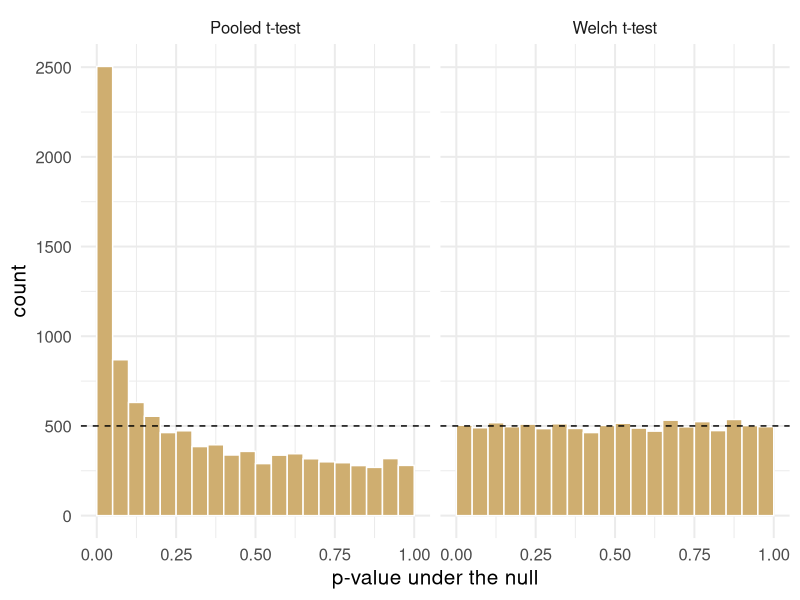
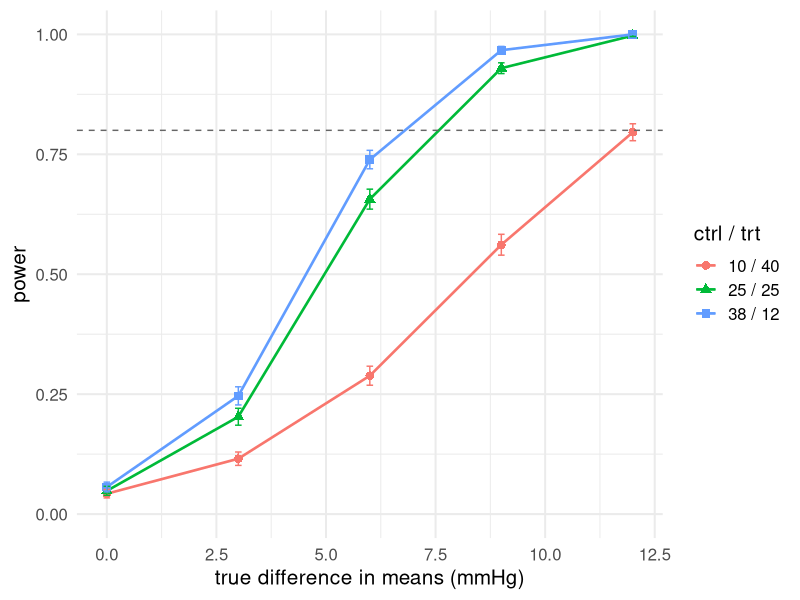
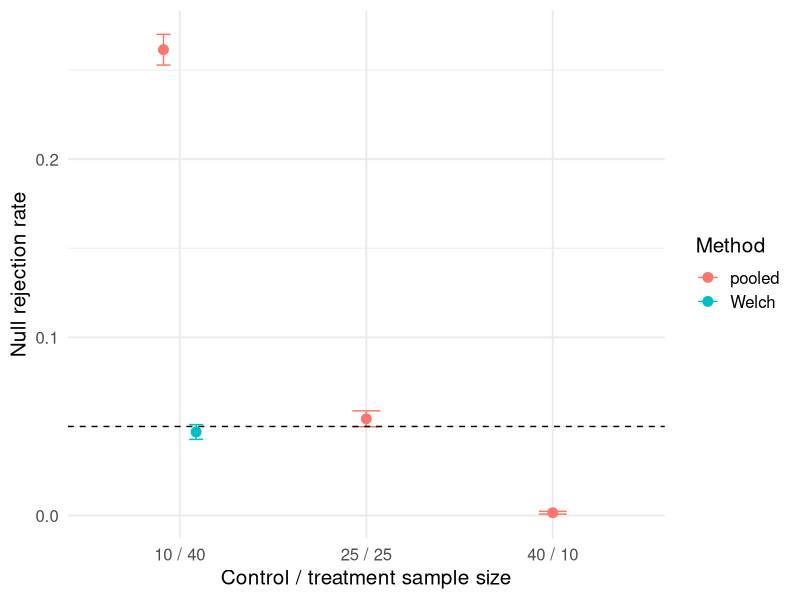

These figures' R source, in order:
## ---- chunk 1
#| label: setup
#| include: false
library(dplyr)
library(ggplot2)
library(knitr)

# Synthetic teaching data for BIOS 6301. Not real patients.
set.seed(6301)
n <- 60
trial <- data.frame(
  id        = sprintf("P%03d", 1:n),
  arm       = rep(c("Placebo", "Treatment"), each = n / 2),
  site      = sample(1:4, n, replace = TRUE),
  age       = round(rnorm(n, 61, 9)),
  sex       = sample(c("F", "M"), n, replace = TRUE),
  weight_kg = round(rnorm(n, 82, 15), 1),
  sbp_0     = round(rnorm(n, 148, 14)),
  stringsAsFactors = FALSE
)
trial$sbp_12 <- round(trial$sbp_0 -
  ifelse(trial$arm == "Treatment", rnorm(n, 14, 8), rnorm(n, 3, 8)))

theme_set(theme_minimal(base_size = 15))
## ---- chunk 2
RNGkind()
## ---- chunk 3
#| label: seed-demo
set.seed(42)
rnorm(3)

set.seed(42)
rnorm(3)
## ---- chunk 4
#| label: seed-demo-2
set.seed(42)
rnorm(3)
rnorm(3)
## ---- chunk 5
#| label: random-seed
set.seed(42)
length(.Random.seed)
.Random.seed[1:3]

invisible(rnorm(1))     # one draw ...
.Random.seed[1:3]       # ... and the state has moved
## ---- chunk 6
#| label: sample-demo
set.seed(13)
sample(5)                              # a permutation of 1:5
sample(trial$id, 4)                    # 4 patients, no repeats
sample(c("A", "B"), 8, replace = TRUE) # allocation, with replacement
## ---- chunk 7
#| label: sample-trap
set.seed(13)
sites <- c(7)          # one site left after exclusions
sample(sites)          # you wanted 7
## ---- chunk 8
#| label: sample-safe
# The idiom from ?sample. Correct for every length, including 0 and 1.
resample <- function(x, ...) x[sample.int(length(x), ...)]
set.seed(13)
resample(sites)
## ---- chunk 9
#| label: prefix-demo
c(dnorm(0), pnorm(1.96), qnorm(0.975), qt(0.975, df = 18))
## ---- chunk 10
#| label: r-funs
set.seed(13)
round(rnorm(3, mean = 148, sd = 14), 1)  # n, then the parameters
round(runif(3, min = 0, max = 1), 3)
rbinom(3, size = 1, prob = 0.3)          # 3 coin flips
rbinom(3, size = 10, prob = 0.3)         # 3 counts out of 10
## ---- chunk 11
#| label: r-vectorised
set.seed(13)
round(rnorm(6, mean = rep(c(148, 134), each = 3), sd = 14))
## ---- chunk 12
#| label: sim-one
# Simulate one two-arm trial. Returns a data frame with `arm` and `y`.
# Control is N(0, sd_ctrl^2); treatment is N(delta, sd_trt^2).
simulate_trial <- function(n_ctrl, n_trt, sd_ctrl, sd_trt, delta = 0) {
  stopifnot(n_ctrl >= 2, n_trt >= 2, sd_ctrl > 0, sd_trt > 0)

  data.frame(
    arm = rep(c("ctrl", "trt"), c(n_ctrl, n_trt)),
    y   = c(rnorm(n_ctrl, mean = 0,     sd = sd_ctrl),
            rnorm(n_trt,  mean = delta, sd = sd_trt))
  )
}

set.seed(6301)
head(simulate_trial(3, 3, 12, 4, delta = 8), 3)
## ---- chunk 13
analyse_trial <- function(data, pooled = FALSE) {
  x <- data$y[data$arm == "trt"]
  y <- data$y[data$arm == "ctrl"]
  fit <- t.test(x, y, var.equal = pooled)
  c(est = mean(x) - mean(y), se = fit$stderr,
    p = fit$p.value, lo = fit$conf.int[1], hi = fit$conf.int[2])
}
set.seed(6301)
round(analyse_trial(simulate_trial(20, 20, 12, 4, delta = 8)), 3)
## ---- chunk 14
set.seed(1401)
one_data <- simulate_trial(10, 40, 12, 4, delta = 0)
one_pair <- rbind(Welch = analyse_trial(one_data, FALSE),
                 pooled = analyse_trial(one_data, TRUE))
round(one_pair, 3)
stopifnot(one_pair["Welch", "est"] == one_pair["pooled", "est"])
## ---- chunk 15
#| label: replicate-demo
run_scenario <- function(n_sim, n_ctrl, n_trt, sd_ctrl, sd_trt,
                         delta = 0, pooled = TRUE) {
  out <- replicate(n_sim, {
    d <- simulate_trial(n_ctrl, n_trt, sd_ctrl, sd_trt, delta)
    analyse_trial(d, pooled = pooled)
  })
  as.data.frame(t(out))          # n_sim rows, one per replicate
}

set.seed(6301)
demo <- run_scenario(5, 20, 20, 12, 4, delta = 8)
round(demo, 3)
## ---- chunk 16
#| label: tidy-results
set.seed(6301)
res <- run_scenario(200, 10, 40, 12, 4, delta = 0, pooled = TRUE)
res$n_ctrl <- 10; res$n_trt <- 40; res$method <- "pooled"

res |>
  group_by(method) |>
  summarise(reject = mean(p < 0.05), bias = mean(est), emp_se = sd(est))
## ---- chunk 17
#| label: grid
grid <- expand.grid(
  alloc  = c("25 / 25", "10 / 40", "40 / 10"),
  method = c("pooled", "welch"),
  delta  = c(0, 6),
  stringsAsFactors = FALSE
)
nrow(grid)
head(grid, 3)
## ---- chunk 18
#| label: seed-bug
simulate_bad <- function(n_ctrl, n_trt, sd_ctrl, sd_trt, delta = 0) {
  set.seed(6301)                       # <- the bug
  data.frame(
    arm = rep(c("ctrl", "trt"), c(n_ctrl, n_trt)),
    y   = c(rnorm(n_ctrl, 0, sd_ctrl), rnorm(n_trt, delta, sd_trt))
  )
}

bad <- as.data.frame(t(replicate(500, analyse_trial(simulate_bad(25, 25, 12, 4)))))
c(reject = mean(bad$p < 0.05), bias = mean(bad$est), emp_se = sd(bad$est))
## ---- chunk 19
#| label: dgm-check
set.seed(6301)
check <- simulate_trial(1e6, 1e6, 12, 4, delta = 8)
stopifnot(
  abs(mean(check$y[check$arm == "trt"]) - 8) < 0.05,
  abs(sd(check$y[check$arm == "ctrl"]) - 12) < 0.05
)
"DGM checks passed"
## ---- chunk 20
analyse_checked <- function(data, pooled = FALSE) {
  tryCatch({
    value <- analyse_trial(data, pooled)
    if (any(!is.finite(value))) stop("nonfinite result")
    list(value = value, error = NA_character_)
  }, error = function(e) list(value = NULL, error = conditionMessage(e)))
}
bad_data <- data.frame(arm = rep(c("ctrl", "trt"), each = 3), y = 1)
analyse_checked(bad_data)$error
## ---- chunk 21
#| label: mcse
p_hat <- 0.052; n_sim <- 1000
sqrt(p_hat * (1 - p_hat) / n_sim)      # MCSE
p_hat + c(-1.96, 1.96) * sqrt(p_hat * (1 - p_hat) / n_sim)
## ---- chunk 22
set.seed(1402)
check_ci <- run_scenario(1000, 10, 40, 12, 4, delta = 6, pooled = FALSE)
covered <- check_ci$lo <= 6 & 6 <= check_ci$hi
c(bias = mean(check_ci$est) - 6,
  empirical_se = sd(check_ci$est), mean_model_se = mean(check_ci$se),
  coverage = mean(covered), width = mean(check_ci$hi - check_ci$lo),
  coverage_mcse = sqrt(mean(covered) * (1 - mean(covered)) / nrow(check_ci)))
## ---- chunk 23
error <- check_ci$est - 6
c(bias = mean(error), rmse = sqrt(mean(error^2)),
  mcse_bias = sd(error) / sqrt(length(error)))
## ---- chunk 24
binom.test(0, 1000)$conf.int
## ---- chunk 25
target <- 0.005
ceiling(c(near_null = 0.05 * 0.95, worst_case = 0.25) / target^2)
## ---- chunk 26
#| label: type1-run
n_sim <- 10000
set.seed(6301)

scenarios <- list(
  list(lab = "25 / 25", nc = 25, nt = 25, pooled = TRUE),
  list(lab = "10 / 40", nc = 10, nt = 40, pooled = TRUE),
  list(lab = "40 / 10", nc = 40, nt = 10, pooled = TRUE),
  list(lab = "10 / 40", nc = 10, nt = 40, pooled = FALSE)
)

type1 <- do.call(rbind, lapply(scenarios, function(s) {
  r <- run_scenario(n_sim, s$nc, s$nt, sd_ctrl = 12, sd_trt = 4,
                    delta = 0, pooled = s$pooled)
  data.frame(alloc = s$lab, method = ifelse(s$pooled, "pooled", "Welch"),
             reject = mean(r$p < 0.05), bias = mean(r$est), emp_se = sd(r$est))
}))
type1$mcse <- sqrt(type1$reject * (1 - type1$reject) / n_sim)
## ---- chunk 27
#| label: type1-table
#| echo: false
type1 |>
  transmute(
    Allocation = alloc, Method = method,
    `Rejection rate` = sprintf("%.4f", reject),
    `MC SE` = sprintf("%.4f", mcse),
    Bias = sprintf("%+.3f", bias),
    `Emp. SE` = sprintf("%.2f", emp_se)
  ) |>
  kable(align = "llrrrr")
## ---- chunk 28
#| label: fig-pvals
#| echo: false
#| fig-width: 9.5
#| fig-height: 3.4
#| fig-cap: "Null p-values, 10,000 replicates, n = 10 / 40, sd = 12 / 4."
set.seed(97)
pv <- rbind(
  data.frame(method = "Pooled t-test",
             p = run_scenario(10000, 10, 40, 12, 4, 0, TRUE)$p),
  data.frame(method = "Welch t-test",
             p = run_scenario(10000, 10, 40, 12, 4, 0, FALSE)$p)
)
ggplot(pv, aes(p)) +
  geom_histogram(breaks = seq(0, 1, 0.05), fill = "#CFAE70", colour = "white") +
  geom_hline(yintercept = 500, linetype = 2) +
  facet_wrap(~method) +
  labs(x = "p-value under the null", y = "count")
## ---- chunk 29
#| label: fig-power
#| echo: false
#| fig-width: 9
#| fig-height: 3.6
#| fig-cap: "Welch power. Total N = 50 in every scenario. sd = 12 (ctrl) / 4 (trt)."
set.seed(555)
alloc <- data.frame(lab = c("10 / 40", "25 / 25", "38 / 12"),
                    nc = c(10, 25, 38), nt = c(40, 25, 12))
pw_grid <- expand.grid(i = 1:3, delta = c(0, 3, 6, 9, 12))
pw <- do.call(rbind, lapply(seq_len(nrow(pw_grid)), function(k) {
  i <- pw_grid$i[k]
  r <- run_scenario(2000, alloc$nc[i], alloc$nt[i], 12, 4,
                    delta = pw_grid$delta[k], pooled = FALSE)
  data.frame(alloc = alloc$lab[i], delta = pw_grid$delta[k],
             power = mean(r$p < 0.05),
             mcse = sqrt(mean(r$p < 0.05) * (1 - mean(r$p < 0.05)) / nrow(r)))
}))
ggplot(pw, aes(delta, power, colour = alloc, shape = alloc)) +
  geom_line(linewidth = 0.9) + geom_point(size = 2.6) +
  geom_errorbar(aes(ymin = pmax(0, power - 1.96 * mcse),
                    ymax = pmin(1, power + 1.96 * mcse)), width = .15) +
  geom_hline(yintercept = 0.8, linetype = 2, colour = "grey40") +
  scale_y_continuous(limits = c(0, 1)) +
  labs(x = "true difference in means (mmHg)", y = "power",
       colour = "ctrl / trt", shape = "ctrl / trt")
## ---- chunk 30
design <- expand.grid(n_ctrl = c(10, 30), n_trt = c(10, 30),
                      delta = c(0, 6), dgm = c("normal", "skewed"),
                      stringsAsFactors = FALSE)
nrow(design)
head(design, 4)
## ---- chunk 31
draw_error <- function(n, target_sd, dgm = "normal") {
  if (dgm == "normal") return(rnorm(n, 0, target_sd))
  if (dgm != "skewed") stop("unknown dgm")
  a <- 0.7
  mu <- exp(a^2 / 2)
  sigma <- sqrt((exp(a^2) - 1) * exp(a^2))
  target_sd * (rlnorm(n, 0, a) - mu) / sigma
}
## ---- chunk 32
simulate_dgm <- function(n_ctrl, n_trt, sd_ctrl, sd_trt,
                         delta = 0, dgm = "normal") {
  data.frame(arm = rep(c("ctrl", "trt"), c(n_ctrl, n_trt)),
    y = c(draw_error(n_ctrl, sd_ctrl, dgm),
          delta + draw_error(n_trt, sd_trt, dgm)))
}
set.seed(1403)
head(simulate_dgm(10, 40, 12, 4, 6, "skewed"), 3)
## ---- chunk 33
#| echo: false
#| fig-width: 9
#| fig-height: 3.7
ggplot(type1, aes(alloc, reject, colour = method)) +
  geom_point(position = position_dodge(width = .35), size = 3) +
  geom_errorbar(aes(ymin = pmax(0, reject - 1.96 * mcse),
                    ymax = pmin(1, reject + 1.96 * mcse)),
                position = position_dodge(width = .35), width = .15) +
  geom_hline(yintercept = .05, linetype = 2) +
  labs(x = "Control / treatment sample size", y = "Null rejection rate",
       colour = "Method")
